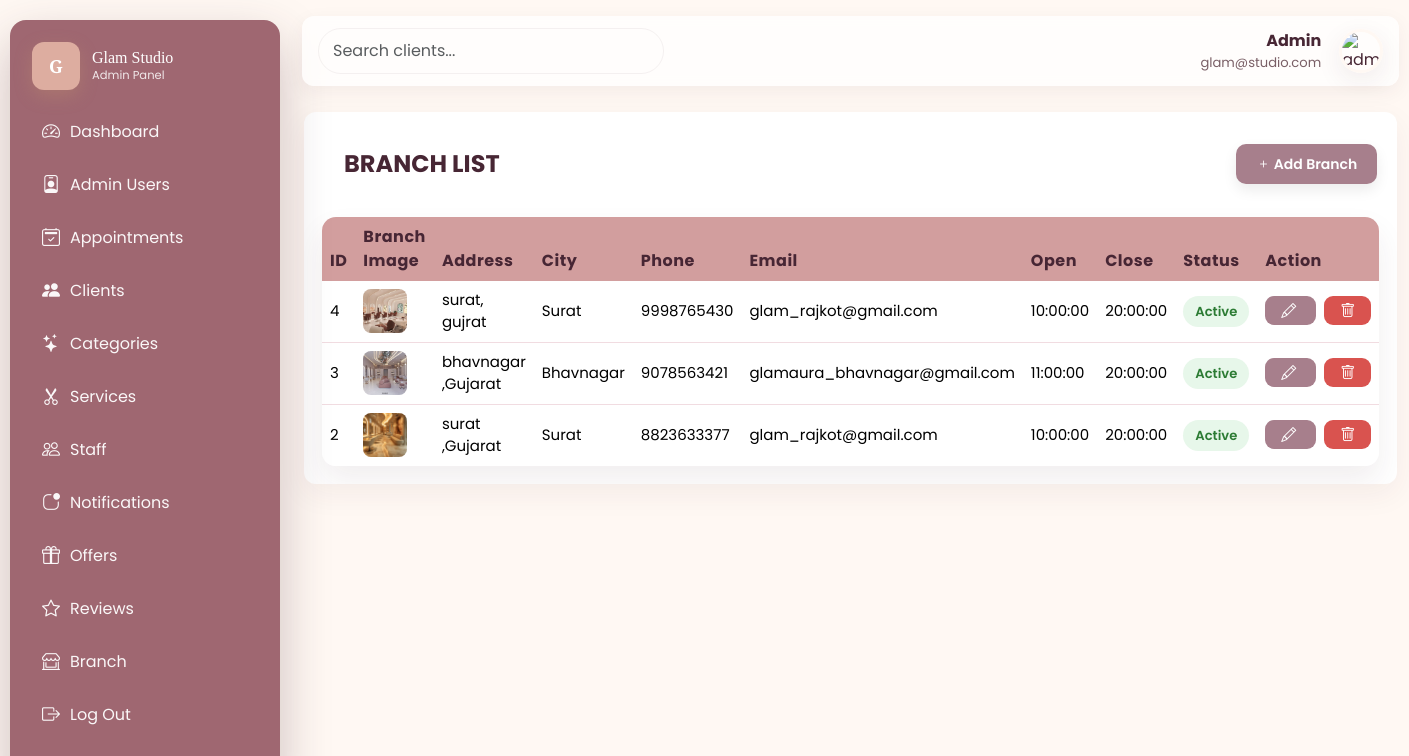
Page /admin/branch.php (signed in) on the committed database.
### tables this page shows
CREATE TABLE `branches` (
  `branch_id` int(11) NOT NULL,
  `image` varchar(255) NOT NULL,
  `location` varchar(255) NOT NULL,
  `city_name` varchar(100) DEFAULT NULL,
  `phone` varchar(20) DEFAULT NULL,
  `email` varchar(150) DEFAULT NULL,
  `opening_time` time DEFAULT NULL,
  `closing_time` time DEFAULT NULL,
  `status` tinyint(1) DEFAULT NULL,
  `created_at` timestamp NULL DEFAULT current_timestamp()
);

### admin/branch.php (the view, shortened to what this page needs)
<?php
include('./conn.php');
if (isset($_GET['search'])) {
    $search = mysqli_real_escape_string($conn, $_GET['search']);
    $sql = "
        SELECT branch_id, location, city_name, phone, email,
        FROM branches
        WHERE
            location LIKE '%$search%' OR
            email LIKE '%$search%' OR
            status LIKE '%$search%' OR
            city_name LIKE '%$search%'
        ORDER BY branch_id DESC
    ";
} else {
    $sql = "
        SELECT branch_id,image, location, city_name, phone, email, opening_time, closing_time, status
        FROM branches
        ORDER BY branch_id DESC
    ";
}
$result = $conn->query($sql);
?>
<!DOCTYPE html>
<html lang="en">
<head>
  <link href="https://cdn.jsdelivr.net/npm/bootstrap@5.3.2/dist/css/bootstrap.min.css" rel="stylesheet">
  <link href="https://cdn.jsdelivr.net/npm/bootstrap-icons@1.11.3/font/bootstrap-icons.css" rel="stylesheet">
  <link rel="stylesheet" href="admin.css">
</head>
<body>
<?php include('./includes/header.php'); ?>
<main class="main">
<section class="table-wrap">
  <div style="padding:18px 20px;display:flex;justify-content:space-between;align-items:center">
      <h4 style="margin:20px;color:var(--plum);font-weight:700">BRANCH LIST</h4>
      <a href="branch_in.php">
        <button class="btn btn-sm" style="background:var(--mauve);color:#fff;border:0;border-radius:10px;height:40px;">
          <i class="bi-plus"></i> Add Branch
        </button>
      </a>
  </div>
  <div style="padding:0 18px 18px 18px;">
    <div class="table-scroll">
      <table class="table mb-0">
      <thead>
        <tr>
          <th>ID</th>
          <th>Branch Image</th>
          <th>Address</th>
          <th>City</th>
          <th>Phone</th>
          <th>Email</th>
          <th>Open</th>
          <th>Close</th>
          <th>Status</th>
          <th>Action</th>
        </tr>
      </thead>
      <tbody>
        <?php
         if ($result->num_rows > 0) {
              while ($row = $result->fetch_assoc()) {
          ?>
          <tr>
            <td><?php echo $row['branch_id']; ?></td>
            <td data-label="branch">
                <div style="display:flex;gap:10px;align-items:center">
                    <img src="uploads/branch/<?php echo $row['image']; ?>"
                         width="44" height="44"
                         style="border-radius:8px;object-fit:cover">
                </div>
            </td>
            <td><?php echo $row['location']; ?></td>
            <td><?php echo $row['city_name']; ?></td>
            <td><?php echo $row['phone']; ?></td>
            <td><?php echo $row['email']; ?></td>
            <td><?php echo $row['opening_time']; ?></td>
            <td><?php echo $row['closing_time']; ?></td>
             <td data-label="Status">
                <?php if($row['status'] == 1) { ?>
                    <span class="badge-status bs-completed">Active</span>
                <?php } else { ?>
                    <span class="badge-status bs-pending">Inactive</span>
                <?php } ?>
            </td>
            <td>
              <a class="update-btn" href="branch_up.php?branch_id=<?php echo $row['branch_id']; ?>">
                <i class="bi-pencil"></i>
              </a>
              <a class="delete-btn"
                onclick="return confirm('Are you sure to delete?');"
                href="branch_de.php?branch_id=<?php echo $row['branch_id']; ?>">
                <i class="bi-trash"></i>
              </a>
            </td>
          </tr>
        <?php
          }
        } else {
          echo '<tr><td colspan="10" style="text-align:center;">No branches found</td></tr>';
        }
        ?>
      </tbody>
      </table>
    </div>
  </div>
</section>
</main>
</body>
</html>

### admin/admin.css (style rules this page uses)
:root { --blush: #F6D0D6; --rose-gold: #CFA46A; --ivory: #FFF8F3; --mauve: #a77f8c; --plum: #472634; --glass-alpha: rgba(255,255,255,0.55); --accent-gradient: none; --card-radius: 14px; }
* { box-sizing:border-box }
* { box-sizing: border-box; }
body { margin: 0; padding: 0; background: #FFF8F3; font-family: 'Poppins', system-ui, -apple-system, "Segoe UI", Roboto, "Helvetica Neue", Arial; }
.main { width:100%; padding: 6px 2px; }
.table-wrap { margin-top:20px; border-radius:12px; overflow:hidden; box-shadow:0 10px 30px rgba(71,38,52,0.06); background: white; }
.table thead th { background:#D29E9E;color:var(--plum);border:0 }
.table tbody tr td { vertical-align:middle }
.badge-status { border-radius: 999px; padding:6px 12px; font-weight:600;font-size:0.82rem; }
.bs-completed { background:#e7f7ea;color:#2b7b33 }
:root { --blush: #F6D0D6; --rose-gold: #CFA46A; --ivory: #FFF8F3; --mauve: #a77f8c; --plum: #472634; }
body { background: #FFF8F3; margin: 0; padding: 40px; font-family: 'Poppins', sans-serif; color: var(--plum); }
.btn { background: var(--mauve); color: white; padding: 10px 20px; border-radius: 8px; font-weight: 600; text-decoration: none; box-shadow: 0 6px 14px rgba(0,0,0,0.08); transition: 0.3s ease; }
table { width: 100%; border-collapse: collapse; background: white; border-radius: 10px; overflow: hidden; box-shadow: 0 10px 25px rgba(71, 38, 52, 0.08); }
table th { background: var(--blush); color: var(--plum); box-shadow: inset 0 -3px 0 rgba(207,164,106,0.25); padding: 14px; font-size: 15px; text-align: left; }
table { width: 100%; border-collapse: separate; border-spacing: 0; background: white; border-radius: 14px; overflow: hidden; box-shadow: 0 15px 30px rgba(71, 38, 52, 0.08); }
table th { background: var(--blush); color: var(--plum); padding: 18px 14px; font-size: 16px; text-align: left; letter-spacing: 0.5px; }
table td { padding: 18px 14px; border-bottom: 1px solid #f1dce1; font-size: 15px; vertical-align: middle; }
table tr:last-child td { border-bottom: 0; }

### admin/branch.php (style rules this page uses)
td { vertical-align: middle; }
td:last-child { white-space: nowrap; }
.update-btn { background: var(--mauve); color: white; padding: 4px 16px; border-radius: 9px; text-decoration: none; margin-right: 8px; }
.delete-btn { background: #d9534f; color: white; padding: 4px 16px; border-radius: 9px; text-decoration: none; }

### admin/includes/header.php (style rules this page uses)
:root { --blush: #F6D0D6; --rose-gold: #CFA46A; --ivory: #FFF8F3; --mauve: #a77f8c; --plum: #472634; --glass-alpha: rgba(255,255,255,0.55); --accent-gradient: none; --card-radius: 14px; }
* { box-sizing:border-box }
* { box-sizing: border-box; }
body { margin: 0; padding: 0; background: #FFF8F3; font-family: 'Poppins', system-ui, -apple-system, "Segoe UI", Roboto, "Helvetica Neue", Arial; }
:root { --blush: #F6D0D6; --rose-gold: #CFA46A; --ivory: #FFF8F3; --mauve: #a77f8c; --plum: #472634; }
body { background: #FFF8F3; margin: 0; padding: 40px; font-family: 'Poppins', sans-serif; color: var(--plum); }
.btn { background: var(--mauve); color: white; padding: 10px 20px; border-radius: 8px; font-weight: 600; text-decoration: none; box-shadow: 0 6px 14px rgba(0,0,0,0.08); transition: 0.3s ease; }

### rows in the picture
branches: branch_id "4", image (picture), location "surat, gujrat", city_name "Surat", phone "9998765430", email "glam_rajkot@gmail.com", opening_time "10:00:00", closing_time "20:00:00", status "Active"
branches: branch_id "3", image (picture), location "bhavnagar ,Gujarat", city_name "Bhavnagar", phone "9078563421", email "glamaura_bhavnagar@gmail.com", opening_time "11:00:00", closing_time "20:00:00", status "Active"
branches: branch_id "2", image (picture), location "surat ,Gujarat", city_name "Surat", phone "8823633377", email "glam_rajkot@gmail.com", opening_time "10:00:00", closing_time "20:00:00", status "Active"
